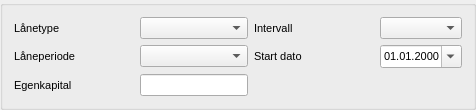
                <widget class="QGroupBox" name="group_box_lane_struktur">
                 <property name="autoFillBackground">
                  <bool>false</bool>
                 </property>
                 <property name="title">
                  <string/>
                 </property>
                 <layout class="QGridLayout" name="gridLayout_12">
                  <item row="2" column="0">
                   <widget class="QLabel" name="label_egenkapital">
                    <property name="minimumSize">
                     <size>
                      <width>0</width>
                      <height>0</height>
                     </size>
                    </property>
                    <property name="font">
                     <font>
                      <family>Segoe UI</family>
                      <pointsize>8</pointsize>
                     </font>
                    </property>
                    <property name="text">
                     <string>Egenkapital </string>
                    </property>
                    <property name="buddy">
                     <cstring>line_edit_egenkapital</cstring>
                    </property>
                   </widget>
                  </item>
                  <item row="1" column="2">
                   <widget class="QLabel" name="label_start_dato">
                    <property name="font">
                     <font>
                      <family>Segoe UI</family>
                      <pointsize>8</pointsize>
                     </font>
                    </property>
                    <property name="text">
                     <string>Start dato</string>
                    </property>
                    <property name="buddy">
                     <cstring>date_edit_startdato</cstring>
                    </property>
                   </widget>
                  </item>
                  <item row="1" column="0">
                   <widget class="QLabel" name="label_laneperiod">
                    <property name="minimumSize">
                     <size>
                      <width>0</width>
                      <height>0</height>
                     </size>
                    </property>
                    <property name="font">
                     <font>
                      <family>Segoe UI</family>
                      <pointsize>8</pointsize>
                     </font>
                    </property>
                    <property name="text">
                     <string>Låneperiode</string>
                    </property>
                    <property name="buddy">
                     <cstring>combo_box_laneperiode</cstring>
                    </property>
                   </widget>
                  </item>
                  <item row="1" column="3">
                   <widget class="QDateEdit" name="date_edit_startdato">
                    <property name="sizePolicy">
                     <sizepolicy hsizetype="Expanding" vsizetype="Fixed">
                      <horstretch>0</horstretch>
                      <verstretch>0</verstretch>
                     </sizepolicy>
                    </property>
                    <property name="font">
                     <font>
                      <family>Segoe UI</family>
                      <pointsize>8</pointsize>
                     </font>
                    </property>
                    <property name="alignment">
                     <set>Qt::AlignLeading|Qt::AlignLeft|Qt::AlignVCenter</set>
                    </property>
                    <property name="dateTime">
                     <datetime>
                      <hour>0</hour>
                      <minute>0</minute>
                      <second>0</second>
                      <year>2000</year>
                      <month>1</month>
                      <day>1</day>
                     </datetime>
                    </property>
                    <property name="displayFormat">
                     <string>dd.MM.yyyy</string>
                    </property>
                    <property name="calendarPopup">
                     <bool>true</bool>
                    </property>
                    <property name="date">
                     <date>
                      <year>2000</year>
                      <month>1</month>
                      <day>1</day>
                     </date>
                    </property>
                   </widget>
                  </item>
                  <item row="0" column="0">
                   <widget class="QLabel" name="label_lanetype">
                    <property name="sizePolicy">
                     <sizepolicy hsizetype="Preferred" vsizetype="Preferred">
                      <horstretch>0</horstretch>
                      <verstretch>0</verstretch>
                     </sizepolicy>
                    </property>
                    <property name="minimumSize">
                     <size>
                      <width>120</width>
                      <height>0</height>
                     </size>
                    </property>
                    <property name="font">
                     <font>
                      <family>Segoe UI</family>
                      <pointsize>8</pointsize>
                     </font>
                    </property>
                    <property name="text">
                     <string>Lånetype</string>
                    </property>
                    <property name="buddy">
                     <cstring>combo_box_lanetype</cstring>
                    </property>
                   </widget>
                  </item>
                  <item row="0" column="1">
                   <widget class="QComboBox" name="combo_box_lanetype">
                    <property name="sizePolicy">
                     <sizepolicy hsizetype="Expanding" vsizetype="Fixed">
                      <horstretch>0</horstretch>
                      <verstretch>0</verstretch>
                     </sizepolicy>
                    </property>
                    <property name="minimumSize">
                     <size>
                      <width>0</width>
                      <height>0</height>
                     </size>
                    </property>
                    <property name="font">
                     <font>
                      <family>Segoe UI</family>
                      <pointsize>8</pointsize>
                     </font>
                    </property>
                   </widget>
                  </item>
                  <item row="0" column="2">
                   <widget class="QLabel" name="label_intervall">
                    <property name="minimumSize">
                     <size>
                      <width>120</width>
                      <height>0</height>
                     </size>
                    </property>
                    <property name="font">
                     <font>
                      <family>Segoe UI</family>
                      <pointsize>8</pointsize>
                     </font>
                    </property>
                    <property name="text">
                     <string>Intervall</string>
                    </property>
                    <property name="buddy">
                     <cstring>combo_box_intervall</cstring>
                    </property>
                   </widget>
                  </item>
                  <item row="1" column="1">
                   <widget class="QComboBox" name="combo_box_laneperiode">
                    <property name="sizePolicy">
                     <sizepolicy hsizetype="Expanding" vsizetype="Fixed">
                      <horstretch>0</horstretch>
                      <verstretch>0</verstretch>
                     </sizepolicy>
                    </property>
                    <property name="font">
                     <font>
                      <family>Segoe UI</family>
                      <pointsize>8</pointsize>
                     </font>
                    </property>
                   </widget>
                  </item>
                  <item row="2" column="1">
                   <widget class="QLineEdit" name="line_edit_egenkapital">
                    <property name="minimumSize">
                     <size>
                      <width>0</width>
                      <height>0</height>
                     </size>
                    </property>
                    <property name="font">
                     <font>
                      <family>Segoe UI</family>
                      <pointsize>8</pointsize>
                     </font>
                    </property>
                    <property name="alignment">
                     <set>Qt::AlignLeading|Qt::AlignLeft|Qt::AlignVCenter</set>
                    </property>
                    <property name="clearButtonEnabled">
                     <bool>true</bool>
                    </property>
                   </widget>
                  </item>
                  <item row="0" column="3">
                   <widget class="QComboBox" name="combo_box_intervall">
                    <property name="sizePolicy">
                     <sizepolicy hsizetype="Expanding" vsizetype="Fixed">
                      <horstretch>0</horstretch>
                      <verstretch>0</verstretch>
                     </sizepolicy>
                    </property>
                    <property name="minimumSize">
                     <size>
                      <width>0</width>
                      <height>0</height>
                     </size>
                    </property>
                    <property name="font">
                     <font>
                      <family>Segoe UI</family>
                      <pointsize>8</pointsize>
                     </font>
                    </property>
                   </widget>
                  </item>
                 </layout>
                </widget>
